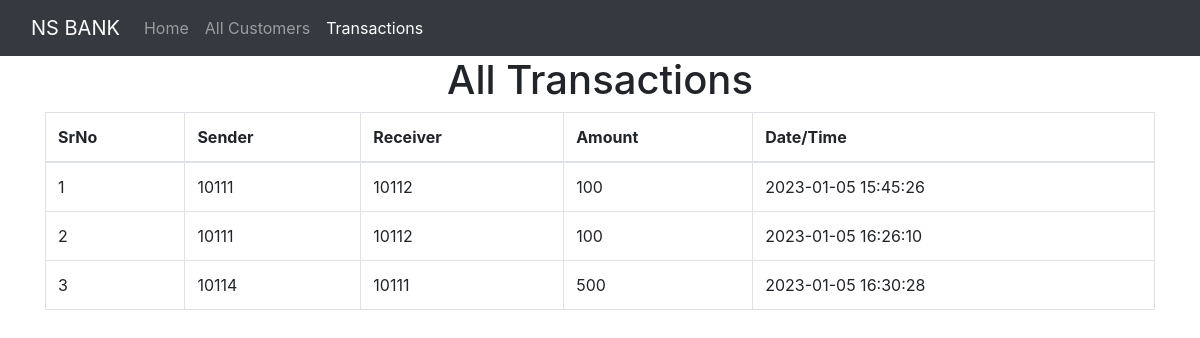
/transaction.php, run on the app's committed database.
### tables this page shows
CREATE TABLE `transfers` (
  `srno` int(11) NOT NULL,
  `sender_account_no` int(11) NOT NULL,
  `receiver_account_no` int(11) NOT NULL,
  `amount` int(11) NOT NULL,
  `date_time` datetime NOT NULL DEFAULT current_timestamp() ON UPDATE current_timestamp(),
  `stat` int(10) NOT NULL
);

### transaction.php (the view, shortened to what this page needs)
<?php
include 'conn.php';
?>
<!DOCTYPE html>
                <html lang="en">
                <head>
                    <link rel="stylesheet" href="https://cdn.jsdelivr.net/npm/bootstrap@4.6.2/dist/css/bootstrap.min.css">
                </head>
                <body>
                    <nav class="navbar navbar-expand-sm bg-dark navbar-dark">
                        <div class="container-fluid">
                          <a class="navbar-brand" href="index.php">NS BANK</a>
                          <div class="collapse navbar-collapse" id="navbarNav">
                            <ul class="navbar-nav">
                              <li class="nav-item">
                                <a class="nav-link" aria-current="page" href="index.php">Home</a>
                              </li>
                              <li class="nav-item">
                                <a class="nav-link" href="customer.php">All Customers</a>
                              </li>
                              <li class="nav-item active">
                                <a class="nav-link" href="transaction.php">Transactions</a>
                              </li>
                            </ul>
                          </div>
                        </div>
                      </nav>
                      <h1 class="text-center">All Transactions</h1>
                      <div class="container">
    <table class="table table-bordered">
      <thead>
        <tr>
          <th>SrNo</th>
          <th>Sender</th>
          <th>Receiver</th>
          <th>Amount</th>
          <th>Date/Time</th>
        </tr>
      </thead>
      <tbody>
        <?php
            $sql="SELECT srno, sender_account_no, receiver_account_no,amount,date_time from transfers";
              $result=mysqli_query($conn,$sql);
              if(mysqli_num_rows($result)>0){
                while($row=mysqli_fetch_assoc($result)){
                ?>
                    <tr>
                      <td><?php echo $row['srno'];?></td>
                      <td><?php echo $row['sender_account_no'];?></td>
                      <td><?php echo $row['receiver_account_no'];?></td>
                      <td><?php echo $row['amount'];?></td>
                      <td><?php echo $row['date_time'];?></td>
                    </tr>
<?php
  }
}
?>
                  </tbody>
                </table>
                </body>
                </html>

### data on the page
transfers: srno "1", sender_account_no "10111", receiver_account_no "10112", amount "100", date_time "2023-01-05 15:45:26"
transfers: srno "2", sender_account_no "10111", receiver_account_no "10112", amount "100", date_time "2023-01-05 16:26:10"
transfers: srno "3", sender_account_no "10114", receiver_account_no "10111", amount "500", date_time "2023-01-05 16:30:28"
